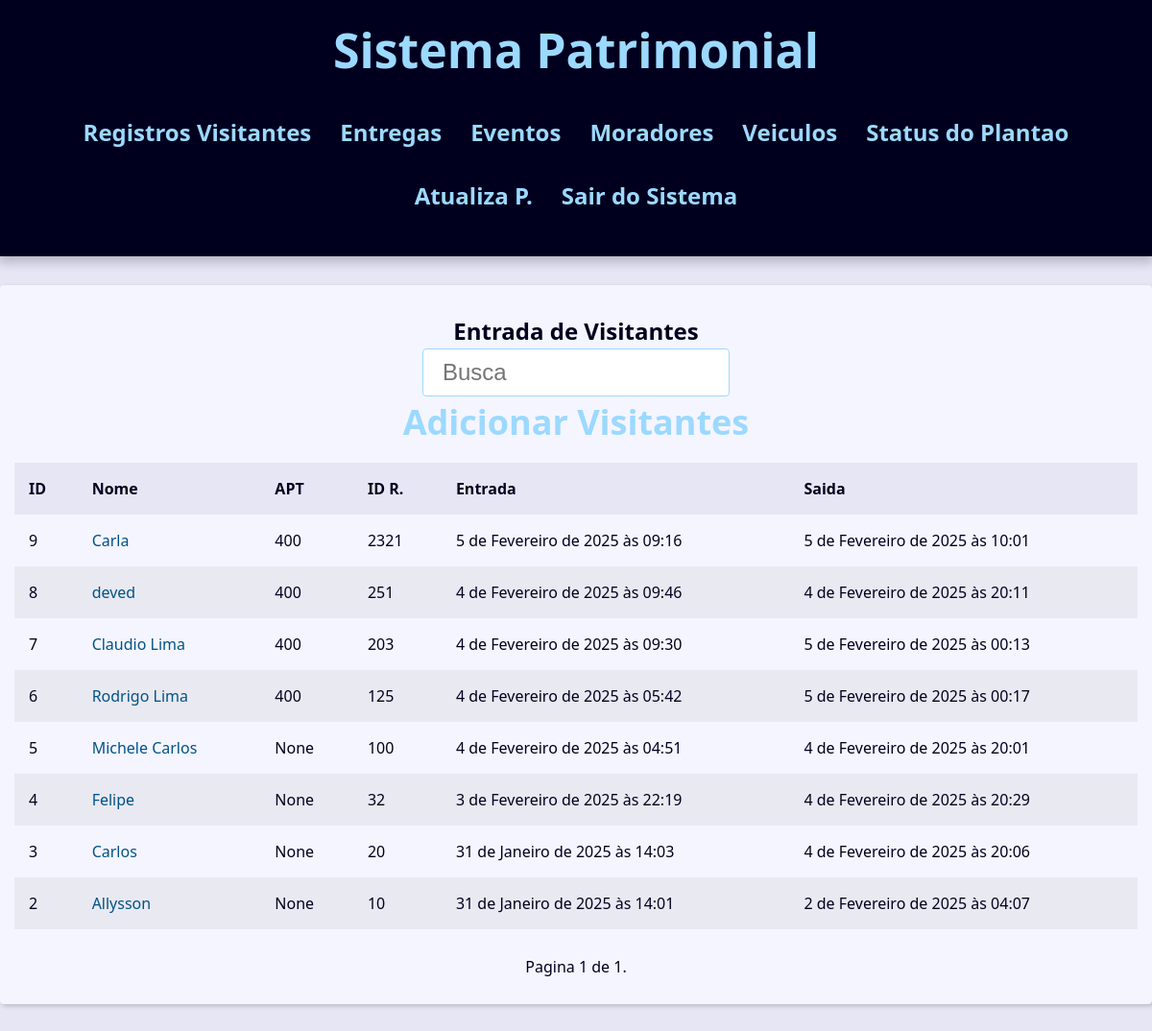
The page /porteiros/ (signed in) on the database its author committed.
### contact/models.py (models this page shows, shortened)
class Visitante(models.Model):
    nome = models.CharField(max_length=254)
    apartamento = models.ForeignKey(Apartamento,
                                    on_delete=models.SET_NULL,
                                    blank=True, null=True
                                     )
    categoria = models.ForeignKey(Categoria,
                                    on_delete=models.SET_NULL,
                                    blank=True, null=True
                                     )
    autorizador = models.ForeignKey(User, on_delete=models.SET_NULL,
                                    blank=True, null=True
                                     )
    data_entrada = models.DateTimeField(default=timezone.now)
    id_registro = models.CharField(max_length=50)
    obs = models.TextField(blank=True)
    saida = models.DateTimeField(null=True, blank=True)

class Apartamento(models.Model):
    numero_apartamento = models.CharField(max_length=50)
    anda = models.CharField(max_length=50)
    def __str__(self) -> str:
        return self.numero_apartamento

### contact/views/contact_views.py (the view)
# urls.py: path('', views.index, name='index' ),
@porteiro_required
def index(request):
    visitantes = Visitante.objects.filter().order_by('-id')
    paginator = Paginator(visitantes, 10)
    page_number = request.GET.get("page")
    page_obj = paginator.get_page(page_number)
    context = {
        'page_obj': page_obj,
        'site_title': 'Entrada de Visitantes -',
    }
    return render(
        request,
        'contact/visitantes/index.html',
        context,
    )

### contact/views/user_forms.py (called while the page is built)
def porteiro_required(view_func):
    @wraps(view_func)
    @login_required
    def _wrapped_view(request, *args, **kwargs):
        if not request.user.groups.filter(name="porteiro").exists():  # Verifica se o usuário está no grupo 'porteiro'
            messages.error(request, 'Acesso negado! Apenas porteiros podem acessar esta área.')
            return redirect('contact:login_views')  # Redireciona para login se não for porteiro
        return view_func(request, *args, **kwargs)
    return _wrapped_view

### contact/templates/contact/visitantes/index.html
{% extends "global/base.html" %}
{% block content %}
    <div class="responsive-table">
        <table class="contacts-table">
            <caption class="table-caption" >
                Entrada de Visitantes
                <div class="search">
                    <form action="{% url 'contact:search' %}"
                    method="GET">
                        <input
                        type="text"
                        class="search-input"
                        placeholder="Busca"
                        id="search"
                        name="q"
                        value="{{ request.GET.q.strip }}"
                        >
                    </form>
                </div>
                <a href="{% url 'contact:create_visitantes' %}" class="header-link">
                    <h2>Adicionar Visitantes</h2>
                </a>
            </caption>
            <thead>
                <tr class="table-row table-row-header">
                    <th class="table-header">ID</th>
                    <th class="table-header">Nome</th>
                    <th class="table-header">APT</th>
                    <th class="table-header">ID R.</th>
                    <th class="table-header">Entrada</th>
                    <th class="table-header">Saida</th>
                </tr>
            </thead>
            <tbody>
                {% for visitante in page_obj %}
                  <tr class="table-row">
                    <td class="table-cel">
                        {{ visitante.id }}
                    </td>
                    <td class="table-cel">
                        <a href=" {% url 'contact:visitanteIndex' visitante.id %} "
                        class="table-link"
                        >
                            {{ visitante.nome }}
                        </a>
                    </td>
                    <td class="table-cel">
                        {{ visitante.apartamento }}
                    </td>
                    <td class="table-cel">
                        {{ visitante.id_registro }}
                    </td>
                    <td class="table-cel">
                        {{ visitante.data_entrada }}
                    </td>
                    <td class="table-cel">
                        {{ visitante.saida }}
                    </td>
                  </tr>
                {% endfor %}
            </tbody>
        </table>
    </div>
{% endblock content %}

### base_static/global/css/style.css (style rules this page uses)
:root { --spacing: 1.5rem; --link-dark-color: rgb(0, 83, 134); --link-light-color: rgb(156, 217, 255); --clr-white: rgb(245, 245, 255); --clr-black: rgb(0, 0, 30); --clr-light-gray: rgb(230, 230, 245); --clr-dark-shadow-5: rgba(0, 0, 10, 5%); --clr-dark-shadow-10: rgba(0, 0, 10, 10%); --clr-dark-shadow-20: rgba(0, 0, 10, 20%); --clr-light-shadow-5: rgba(200, 200, 255, 5%); --clr-light-shadow-10: rgba(200, 200, 255, 10%); --clr-light-shadow-20: rgba(200, 200, 255, 20%); --main-page-width: 120rem; --table-min-width: 60rem; --biggest-font-size: 5rem; --bigger-font-size: 4rem; --big-font-size: 3.2rem; --medium-font-size: 2.4rem; --small-font-size: 1.6rem; --smaller-font-size: 1.4rem; --smallest-font-size: 1.2rem; --transition-fast: 300ms; --transition-medium: 600ms; --transition-slow: 1s; --default-border-radius: 4px; }
*, *::before, *::after { margin: 0; padding: 0; box-sizing: border-box; }
html { font-size: 62.5%; }
body { font-family: system-ui, -apple-system, BlinkMacSystemFont, 'Segoe UI', Roboto, Oxygen, Ubuntu, Cantarell, 'Open Sans', 'Helvetica Neue', sans-serif; line-height: 1.5; font-size: var(--small-font-size); color: var(--clr-black); -webkit-font-smoothing: antialiased; background: var(--clr-light-gray); }
.header-link { color: var(--link-light-color); text-decoration: none; transition: filter var(--transition-fast) ease-in-out; }
.responsive-table { width: 100%; overflow-x: auto; }
.contacts-table { width: 100%; min-width: var(--table-min-width); border-collapse: collapse; }
.table-caption { font-size: var(--medium-font-size); font-weight: bold; padding: var(--spacing); }
.table-row { text-align: left; text-overflow: ellipsis; transition: background-color var(--transition-fast) ease-in-out; }
.table-row:nth-of-type(2n) { background: var(--clr-dark-shadow-5); }
.table-row-header { background: var(--clr-light-gray); color: var(--clr-black); }
.table-cel, .table-header { padding: var(--spacing); }
.table-link { color: var(--link-dark-color); transition: color var(--transition-fast) ease-in-out; text-decoration: none; }
.search { display: flex; justify-content: center; }
.search-input { font-size: var(--medium-font-size); padding: 1rem 2rem; width: 100%; max-width: 32rem; border-radius: var(--default-border-radius); border: 1px solid var(--link-light-color); }
.header-link { animation: colorChange 18s infinite; font-weight: bold; text-decoration: none; }

### rows shown on the page
Visitante: id "9", nome "Carla", apartamento "400", id_registro "2321", data_entrada "5 de Fevereiro de 2025 às 09:16", saida "5 de Fevereiro de 2025 às 10:01"
Visitante: id "8", nome "deved", apartamento "400", id_registro "251", data_entrada "4 de Fevereiro de 2025 às 09:46", saida "4 de Fevereiro de 2025 às 20:11"
Visitante: id "7", nome "Claudio Lima", apartamento "400", id_registro "203", data_entrada "4 de Fevereiro de 2025 às 09:30", saida "5 de Fevereiro de 2025 às 00:13"
Visitante: id "6", nome "Rodrigo Lima", apartamento "400", id_registro "125", data_entrada "4 de Fevereiro de 2025 às 05:42", saida "5 de Fevereiro de 2025 às 00:17"
Visitante: id "5", nome "Michele Carlos", apartamento "None", id_registro "100", data_entrada "4 de Fevereiro de 2025 às 04:51", saida "4 de Fevereiro de 2025 às 20:01"
Visitante: id "4", nome "Felipe", apartamento "None", id_registro "32", data_entrada "3 de Fevereiro de 2025 às 22:19", saida "4 de Fevereiro de 2025 às 20:29"
Visitante: id "3", nome "Carlos", apartamento "None", id_registro "20", data_entrada "31 de Janeiro de 2025 às 14:03", saida "4 de Fevereiro de 2025 às 20:06"
Visitante: id "2", nome "Allysson", apartamento "None", id_registro "10", data_entrada "31 de Janeiro de 2025 às 14:01", saida "2 de Fevereiro de 2025 às 04:07"

### other values the page prints
{{ page_obj.number }} "1"
{{ page_obj.paginator.num_pages }} "1"
